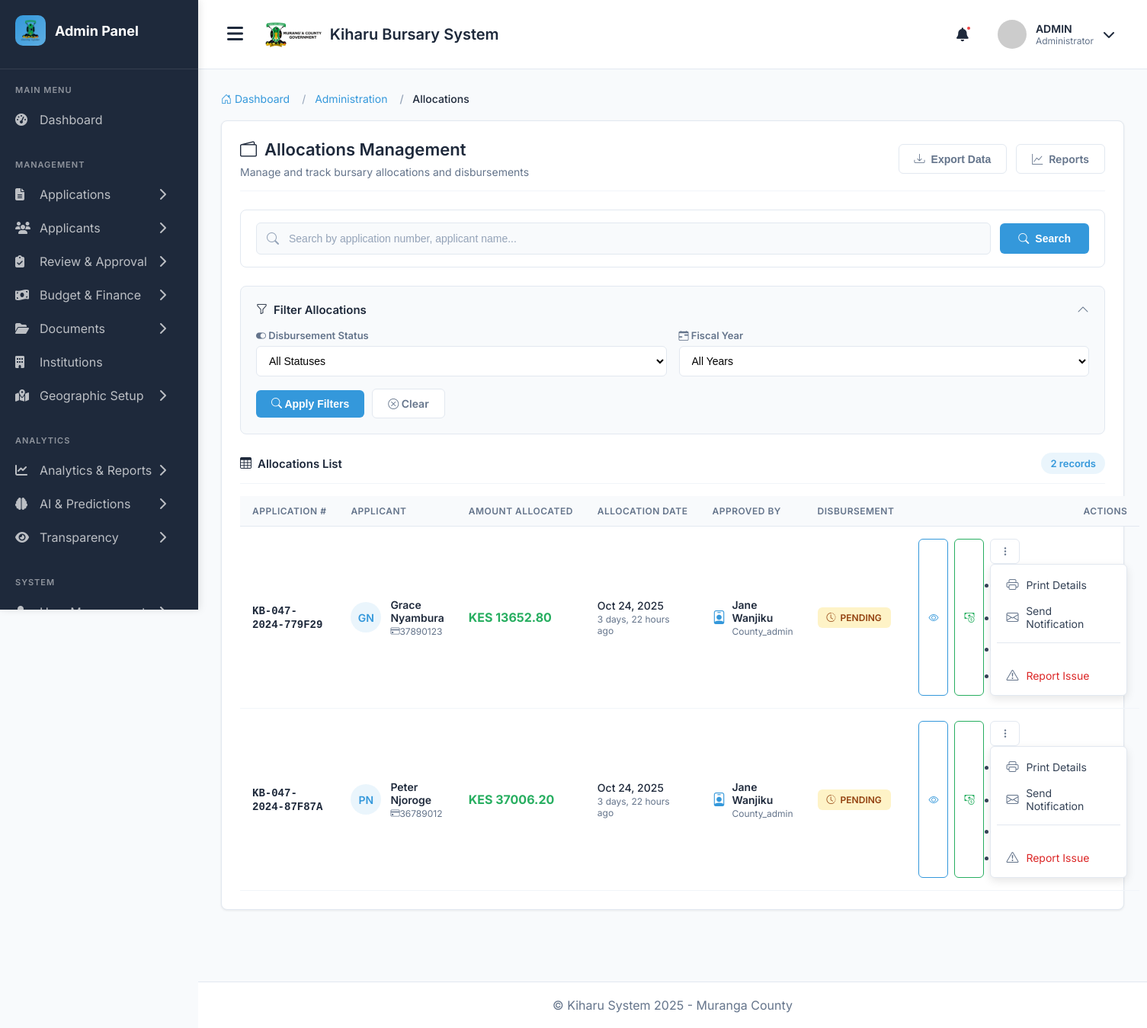
Before: /allocations/ (signed in) with the older database file.
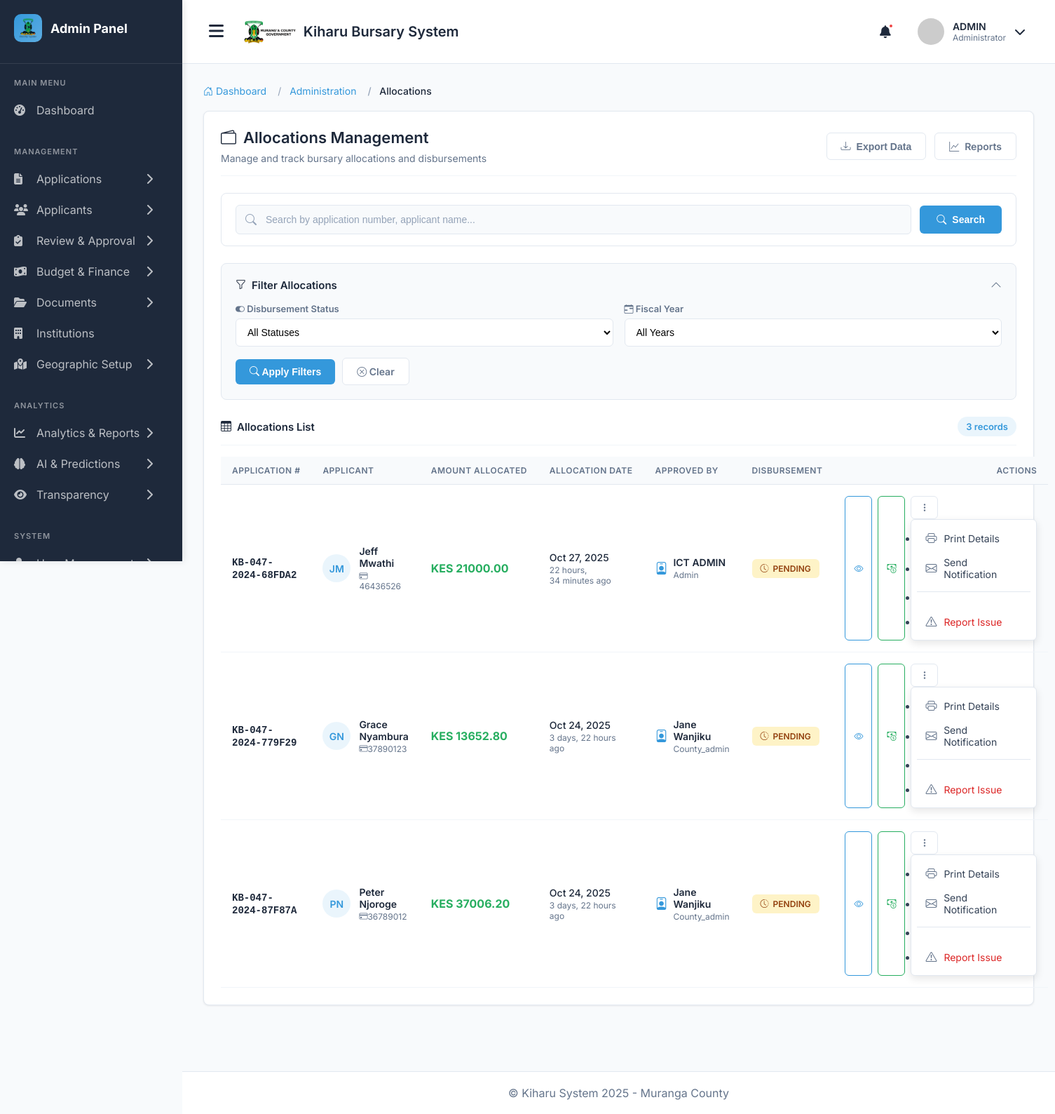
After: the same page with the newer database file.
### main_application/models.py (models this page shows, shortened)
class Allocation(models.Model):
    application = models.OneToOneField(Application, on_delete=models.CASCADE, related_name='allocation')
    amount_allocated = models.DecimalField(max_digits=10, decimal_places=2)
    allocation_date = models.DateField(auto_now_add=True)
    approved_by = models.ForeignKey(
        User,
        on_delete=models.SET_NULL,
        null=True,
        related_name='approvals'
    )
    cheque_number = models.CharField(max_length=50, blank=True, null=True)
    payment_method = models.CharField(
        max_length=20,
        choices=[
            ('cheque', 'Cheque'),
            ('bank_transfer', 'Bank Transfer'),
            ('mpesa', 'M-Pesa'),
            ('bulk_cheque', 'Bulk Cheque')
        ],
        default='cheque'
    )
    is_disbursed = models.BooleanField(default=False)
    disbursement_date = models.DateField(blank=True, null=True)
    disbursed_by = models.ForeignKey(
        User,
        on_delete=models.SET_NULL,
        null=True,
        related_name='disbursements'
    )
    is_received_by_institution = models.BooleanField(default=False)
    institution_confirmation_date = models.DateField(blank=True, null=True)
    institution_receipt_number = models.CharField(max_length=50, blank=True, null=True)
    remarks = models.TextField(blank=True, null=True)
    class Meta:
        ordering = ['-allocation_date']

class Application(models.Model):
    APPLICATION_STATUS = (
        ('draft', 'Draft'),
        ('submitted', 'Submitted'),
        ('under_review', 'Under Review'),
        ('approved', 'Approved'),
        ('rejected', 'Rejected'),
        ('disbursed', 'Disbursed'),
        ('pending_documents', 'Pending Documents'),
    )
    BURSARY_SOURCE = (
        ('county', 'County Bursary'),
        ('cdf', 'NG-CDF Bursary'),
        ('both', 'Both County and CDF'),
    )
    application_number = models.CharField(max_length=20, unique=True, editable=False)
    applicant = models.ForeignKey(Applicant, on_delete=models.CASCADE, related_name='applications')
    fiscal_year = models.ForeignKey(FiscalYear, on_delete=models.CASCADE)
    disbursement_round = models.ForeignKey(
        DisbursementRound,
        on_delete=models.SET_NULL,
        null=True,
        blank=True
    )
    bursary_category = models.ForeignKey(BursaryCategory, on_delete=models.CASCADE)
    institution = models.ForeignKey(Institution, on_delete=models.CASCADE)
    bursary_source = models.CharField(
        max_length=10,
        choices=BURSARY_SOURCE,
        default='county',
        help_text="Which bursary fund to apply from"
    )
    status = models.CharField(max_length=20, choices=APPLICATION_STATUS, default='draft')
    admission_number = models.CharField(max_length=100)
    year_of_study = models.PositiveIntegerField()
    course_name = models.CharField(max_length=200, blank=True, null=True)
    expected_completion_date = models.DateField()
    previous_academic_year_average = models.DecimalField(
        max_digits=5,
        decimal_places=2,
        blank=True,
        null=True,
        validators=[MinValueValidator(0), MaxValueValidator(100)]
    )
    total_fees_payable = models.DecimalField(max_digits=10, decimal_places=2)
    fees_paid = models.DecimalField(max_digits=10, decimal_places=2)
    fees_balance = models.DecimalField(max_digits=10, decimal_places=2)
    amount_requested = models.DecimalField(max_digits=10, decimal_places=2)
    other_bursaries = models.BooleanField(default=False)
    other_bursaries_amount = models.DecimalField(max_digits=10, decimal_places=2, default=0)
    other_bursaries_source = models.CharField(max_length=200, blank=True, null=True)
    is_orphan = models.BooleanField(default=False)
    is_total_orphan = models.BooleanField(default=False)
    is_disabled = models.BooleanField(default=False)
    has_chronic_illness = models.BooleanField(default=False)
    chronic_illness_description = models.TextField(blank=True, null=True)
    number_of_siblings = models.PositiveIntegerField(default=0)
    number_of_siblings_in_school = models.PositiveIntegerField(default=0)
    household_monthly_income = models.DecimalField(
        max_digits=12,
        decimal_places=2,
        blank=True,
        null=True
    )
    date_submitted = models.DateTimeField(null=True, blank=True)
    last_updated = models.DateTimeField(auto_now=True)
    has_received_previous_allocation = models.BooleanField(default=False)
    previous_allocation_year = models.CharField(max_length=20, blank=True, null=True)
    previous_allocation_amount = models.DecimalField(max_digits=10, decimal_places=2, default=0)
    priority_score = models.DecimalField(
        max_digits=5,
        decimal_places=2,
        default=0,
        help_text="Calculated priority score for ranking"
    )
    class Meta:
        ordering = ['-date_submitted']

class Applicant(models.Model):
    GENDER_CHOICES = (
        ('M', 'Male'),
        ('F', 'Female'),
    )
    user = models.OneToOneField(User, on_delete=models.CASCADE, related_name='applicant_profile')
    gender = models.CharField(max_length=1, choices=GENDER_CHOICES)
    date_of_birth = models.DateField()
    id_number = models.CharField(max_length=20, unique=True)
    county = models.ForeignKey(County, on_delete=models.SET_NULL, null=True)
    constituency = models.ForeignKey(Constituency, on_delete=models.SET_NULL, null=True)
    ward = models.ForeignKey(Ward, on_delete=models.SET_NULL, null=True, related_name='residents')
    location = models.ForeignKey(Location, on_delete=models.SET_NULL, null=True)
    sublocation = models.ForeignKey(SubLocation, on_delete=models.SET_NULL, null=True)
    village = models.ForeignKey(Village, on_delete=models.SET_NULL, null=True)
    physical_address = models.TextField()
    postal_address = models.CharField(max_length=100, blank=True, null=True)
    special_needs = models.BooleanField(default=False)
    special_needs_description = models.TextField(blank=True, null=True)
    profile_picture = models.ImageField(
        upload_to='profile_pics/',
        default='profile_pics/default.png',
        blank=True,
        null=True
    )
    is_verified = models.BooleanField(default=False)
    verified_by = models.ForeignKey(
        User,
        on_delete=models.SET_NULL,
        null=True,
        blank=True,
        related_name='verified_applicants'
    )
    verification_date = models.DateTimeField(null=True, blank=True)
    created_at = models.DateTimeField(auto_now_add=True)
    class Meta:
        ordering = ['user__last_name', 'user__first_name']

class User(AbstractUser):
    USER_TYPES = (
        ('applicant', 'Applicant'),
        ('admin', 'Administrator'),
        ('reviewer', 'Application Reviewer'),
        ('finance', 'Finance Officer'),
        ('county_admin', 'County Administrator'),
        ('constituency_admin', 'Constituency Administrator'),
        ('ward_admin', 'Ward Administrator'),
    )
    user_type = models.CharField(max_length=25, choices=USER_TYPES, default='applicant')
    id_number = models.CharField(max_length=20, unique=True, null=True, blank=True)
    phone_regex = RegexValidator(
        regex=r'^\+254\d{9}$',
        message="Phone number must be entered in the format: '+254XXXXXXXXX'. Exactly 12 digits including country code."
    )
    phone_number = models.CharField(validators=[phone_regex], max_length=17, blank=True)

### main_application/views.py (the view)
# urls.py: path('allocations/', views.allocation_list, name='allocation_list'),
@login_required
@user_passes_test(is_admin)
def allocation_list(request):
    allocations = Allocation.objects.all()\
    .select_related('application__applicant__user', 'approved_by')\
    .order_by('-allocation_date')
    disbursed = request.GET.get('disbursed')
    if disbursed == 'true':
        allocations = allocations.filter(is_disbursed=True)
    elif disbursed == 'false':
        allocations = allocations.filter(is_disbursed=False)
    paginator = Paginator(allocations, 25)
    page_number = request.GET.get('page')
    page_obj = paginator.get_page(page_number)
    context = {
        'page_obj': page_obj,
        'current_disbursed': disbursed,
    }
    return render(request, 'admin/allocation_list.html', context)

### main_application/views.py (called while the page is built)
def is_admin(user):
    return user.user_type == 'admin'

### templates/admin/allocation_list.html (shortened to what the changed rows need)
{% extends 'admin_base.html' %}
{% load static %}
{% block content %}
<div class="container-fluid">
    <div class="section-container">
        <div class="page-header">
            <div>
                <h1 class="page-title">
                    <i class="bi bi-wallet2"></i>
                    Allocations Management
                </h1>
            </div>
        </div>
        <div class="table-header">
            <h6 class="table-title">
                <i class="bi bi-table"></i>
                Allocations List
            </h6>
            <span class="record-count">{{ page_obj.paginator.count|default:0 }} records</span>
        </div>
        <div class="table-responsive">
            <table class="allocations-table">
                <thead>
                    <tr>
                        <th>Application #</th>
                        <th>Applicant</th>
                        <th>Amount Allocated</th>
                        <th>Allocation Date</th>
                        <th>Approved By</th>
                        <th>Disbursement</th>
                        <th style="text-align: right;">Actions</th>
                    </tr>
                </thead>
                <tbody>
                    {% for allocation in page_obj %}
                    <tr class="{% if allocation.is_disbursed %}border-success{% else %}border-warning{% endif %}">
                        <td>
                            <span class="app-number">{{ allocation.application.application_number }}</span>
                        </td>
                        <td>
                            <div class="applicant-info">
                                <div class="applicant-avatar">
                                    {{ allocation.application.applicant.user.first_name.0 }}{{ allocation.application.applicant.user.last_name.0 }}
                                </div>
                                <div class="applicant-details">
                                    <div class="applicant-name">
                                        {{ allocation.application.applicant.user.first_name }} {{ allocation.application.applicant.user.last_name }}
                                    </div>
                                    <div class="applicant-id">
                                        <i class="bi bi-credit-card me-1"></i>{{ allocation.application.applicant.id_number }}
                                    </div>
                                </div>
                            </div>
                        </td>
                        <td>
                            <span class="amount">KES {{ allocation.amount_allocated|floatformat:2 }}</span>
                        </td>
                        <td>
                            <div class="date-info">
                                <div class="date-primary">{{ allocation.allocation_date|date:"M d, Y" }}</div>
                                <div class="date-secondary">{{ allocation.allocation_date|timesince }} ago</div>
                            </div>
                        </td>
                        <td>
                            <div class="approver-info">
                                <i class="bi bi-person-badge approver-icon"></i>
                                <div>
                                    <div class="approver-name">
                                        {{ allocation.approved_by.first_name }} {{ allocation.approved_by.last_name }}
                                    </div>
                                    <div class="approver-role">{{ allocation.approved_by.user_type|capfirst }}</div>
                                </div>
                            </div>
                        </td>
                        <td>
                            {% if allocation.is_disbursed %}
                                <div>
                                    <span class="status-badge status-disbursed">
                                        <i class="bi bi-check-circle-fill"></i>Disbursed
                                    </span>
                                </div>
                                <div class="disbursement-details">
                                    <i class="bi bi-calendar me-1"></i>{{ allocation.disbursement_date|date:"M d, Y" }}
                                </div>
                                {% if allocation.cheque_number %}
                                <div class="disbursement-details">
                                    <i class="bi bi-receipt me-1"></i>{{ allocation.cheque_number }}
                                </div>
                                {% endif %}
                            {% else %}
                                <span class="status-badge status-pending">
                                    <i class="bi bi-clock-history"></i>Pending
                                </span>
                            {% endif %}
                        </td>
                        <td>
                            <div class="action-buttons">
                                <a href="{% url 'application_detail' allocation.application.id %}"
                                   class="btn-action btn-outline-primary"
                                   title="View Details"
                                   data-bs-toggle="tooltip">
                                    <i class="bi bi-eye"></i>
                                </a>
                                {% if not allocation.is_disbursed %}
                                <a href="{% url 'disbursement_create' allocation.id %}"
                                   class="btn-action btn-outline-success"
                                   title="Record Disbursement"
                                   data-bs-toggle="tooltip">
                                    <i class="bi bi-cash-coin"></i>
                                </a>
                                {% endif %}
                                <div class="dropdown">
                                    <button class="btn-action btn-outline-secondary dropdown-toggle"
                                            type="button"
                                            data-bs-toggle="dropdown"
                                            aria-expanded="false"
                                            title="More Actions">
                                        <i class="bi bi-three-dots-vertical"></i>
                                    </button>
                                    <ul class="dropdown-menu dropdown-menu-end">
                                        <li>
                                            <a class="dropdown-item" href="#">
                                                <i class="bi bi-printer"></i>Print Details
                                            </a>
                                        </li>
                                        <li>
                                            <a class="dropdown-item" href="#">
                                                <i class="bi bi-envelope"></i>Send Notification
                                            </a>
                                        </li>
                                        <li><hr class="dropdown-divider"></li>
                                        <li>
                                            <a class="dropdown-item text-danger" href="#">
                                                <i class="bi bi-exclamation-triangle"></i>Report Issue
                                            </a>
                                        </li>
                                    </ul>
                                </div>
                            </div>
                        </td>
                    </tr>
                    {% endfor %}
                </tbody>
            </table>
        </div>
    </div>
</div>
{% endblock %}

Changed rows visible on the page:
added Allocation: application.application_number "KB-047-2024-68FDA2", application.applicant.user.first_name.0 "J", application.applicant.user.last_name.0 "M", application.applicant.user.first_name "Jeff", application.applicant.user.last_name "Mwathi", application.applicant.id_number "46436526", amount_allocated "21000.00", allocation_date "Oct 27, 2025", allocation_date "22 hours, 34 minutes", approved_by.first_name "ICT", approved_by.last_name "ADMIN", approved_by.user_type "Admin", is_disbursed False (drawn)
Other visible differences:
{{ page_obj.paginator.count|default:0 }}: "2" → "3"
